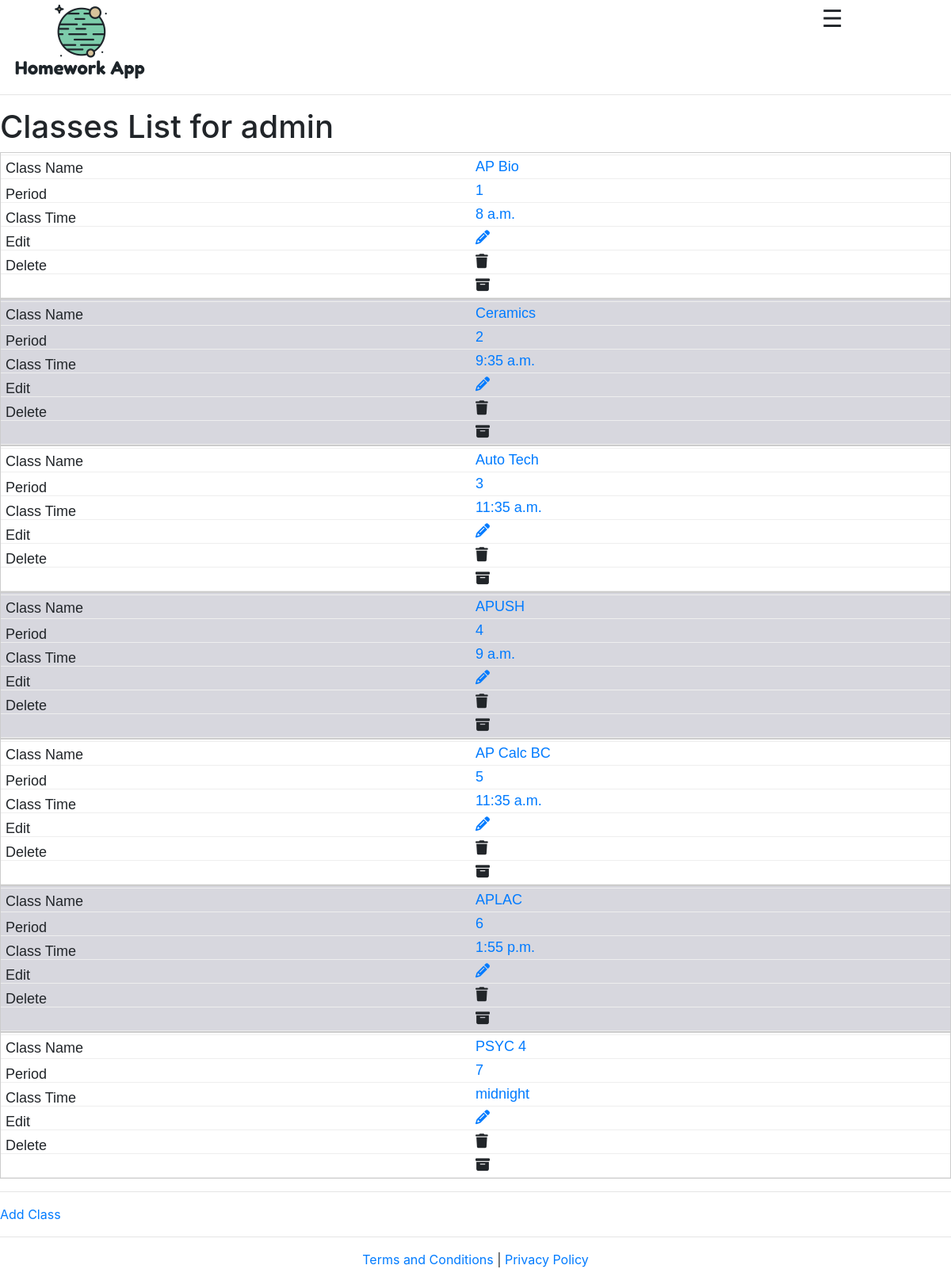
Page /classes (signed in) on the committed database.
### hwapp/models.py (models this page shows, shortened)
class User(AbstractUser):
    pass

class Class(models.Model):
    class_user = models.ForeignKey(User, on_delete=models.CASCADE, related_name='class_owner')
    class_name = models.CharField(max_length=128)
    period = models.IntegerField(null=True, blank=True,)
    time = models.TimeField(null=True, blank=True)
    ics_link = models.CharField(blank=True, null=True, max_length=512)
    archived = models.BooleanField(blank=False, default=False, null=False)
    external_id = models.CharField(null=True, blank=True,max_length=128)
    external_src = models.CharField(null=True, blank=True,max_length=128)

### hwapp/views.py (the view)
# urls.py: path("classes", views.classes, name="classes"),
@login_required(login_url='/login')
def classes(request):
    classes = Class.objects.filter(class_user=request.user, archived = False).order_by('period')
    return render(request, 'hwapp/classes.html', {
        'classes': classes
    })

### hwapp/templates/hwapp/classes.html (shortened to what this page needs)
{% extends 'hwapp/layout.html' %}
{% block body %}
<h1>
Classes List for {{user.username}}
</h1>
<table class="classes" width='100%'>
    <tbody class="classes">
        {% for class in classes %}
            <tr class="classes" id="row_{{class.id}}">
                <td class='classes' with=5%></td>
                <td class="classes"><a id='class_name_{{class.id}}' data-value={{class.class_name}} href='/?class={{class.id}}&page=1'>
                    {{class.class_name}}
                </a></td>
                <td class="classes"><a href='/?class={{class.id}}&page=1'>
                    {{class.period}}
                </a></td>
                <td class="classes"><a href='/?class={{class.id}}&page=1'>
                    {{class.time}}
                </a></td>
                <td class="classes">
                    <a href='/editclass/{{class.id}}' color="black">
                        <i class="fa-solid fa-pencil" color="black"></i>
                    </a>
                </td>
                <td class="classes">
                    <i class="fa-solid fa-trash" onclick='delete_class({{class.id}})'></i>
                </td>
                <td class="classes">
                    <i class="fas fa-archive" onclick='archive_class({{class.id}})'></i>
                </td>
            </tr>
        {% endfor %}
    </tbody>
</table>
<hr>
<a href='/addclass'>Add Class</a>
{% endblock %}

### hwapp/templates/hwapp/layout.html (shortened to what this page needs)
{% load static %}
{% load has_group %}
<!DOCTYPE html>
<html lang="en">
    <head>
        <link rel="stylesheet" href="https://stackpath.bootstrapcdn.com/bootstrap/4.4.1/css/bootstrap.min.css">
        <link href="{% static 'hwapp/styles.css' %}" rel="stylesheet">
    </head>
    <body>
        <div id="page-container">
        <table>
            <tr>
                <td width=10%>
                    <a href='{% url "index" %}'><img alt='HW App logo' src='/static/hwapp/hwapp logo.png'></a>
                    {% if user.is_authenticated %}
                    <td width='10%' class="mobile_nav" >
                          <span style="font-size:30px;cursor:pointer" onclick="openNav()">&#9776;</span>
                    </td>
                </td>
            {% else %}
                <td width=10% class="nav-item" style="font-weight:bold";>
                    <a class="nav-link" href="{% url 'login' %}" style="font-weight:bold";>Log In</a>
                </td>
            {% endif %}
                <td width=20%>
                </td>
            </tr>
        </table>
        <hr>
        <div id="content-wrap">
        {% block body %}
        {% endblock %}
    </div>
        <div id="footer" style='text-align:center;margin:auto' >
            <hr>
            <a href="{% url 'terms' %}">Terms and Conditions</a> | <a href="{% url 'privacy' %}">Privacy Policy</a>
        </div>
    </div>
    </body>
        <link rel="stylesheet" href="https://cdnjs.cloudflare.com/ajax/libs/tempusdominus-bootstrap-4/5.39.0/css/tempusdominus-bootstrap-4.min.css" /></script>
</html>

### hwapp/static/hwapp/styles.css (style rules this page uses)
@media only screen and (max-width: 760px),
(min-device-width: 0px) and (max-device-width: 1024px) { table.classes, thead.classes, tbody.classes, th.classes, td.classes, tr.classes { display: block } }
@media only screen and (max-width: 760px),
(min-device-width: 0px) and (max-device-width: 1024px) { tr.classes { border: 1px solid #ccc } }
@media only screen and (max-width: 760px),
(min-device-width: 0px) and (max-device-width: 1024px) { td.classes { border: none; border-bottom: 1px solid #eee; position: relative; padding-left: 50%; } }
@media only screen and (max-width: 760px),
(min-device-width: 0px) and (max-device-width: 1024px) { td.classes:before { position: absolute; top: 6px; left: 6px; width: 45%; padding-right: 10px; white-space: nowrap; } }
@media only screen and (max-width: 760px),
(min-device-width: 0px) and (max-device-width: 1024px) { td.classes:nth-of-type(1):before { content: "Class Name"; } }
@media only screen and (max-width: 760px),
(min-device-width: 0px) and (max-device-width: 1024px) { td.classes:nth-of-type(3):before { content: "Period"; } }
@media only screen and (max-width: 760px),
(min-device-width: 0px) and (max-device-width: 1024px) { td.classes:nth-of-type(4):before { content: "Class Time"; } }
@media only screen and (max-width: 760px),
(min-device-width: 0px) and (max-device-width: 1024px) { td.classes:nth-of-type(5):before { content: "Edit"; } }
@media only screen and (max-width: 760px),
(min-device-width: 0px) and (max-device-width: 1024px) { td.classes:nth-of-type(6):before { content: "Delete"; } }
table tr td { font-size: 18px; font-family: sans-serif; }
.mobile_nav { display:none; }
@media only screen and (max-width: 760px),
(min-device-width: 0px) and (max-device-width: 1024px) { .mobile_nav { margin-left: 110%; display:block; } }
* { -webkit-box-sizing:border-box;box-sizing:border-box }
body { padding:0;margin:0 }
tr:nth-child(even) { background-color: rgb(215, 215, 222); }
tr:nth-child(odd) { background-color: white; }

### hwapp/templates/hwapp/layout.html (style rules this page uses)
#page-container { position: relative; min-height: 100vh; }
#content-wrap { padding-bottom: 2.5rem; }
#footer { position: absolute; bottom: 0; width: 100%; height: 2.5rem; }

### rows in the picture
User: username "admin"
Class: class_name "AP Bio", period "1", time "8 a.m."
Class: class_name "Ceramics", period "2", time "9:35 a.m."
Class: class_name "Auto Tech", period "3", time "11:35 a.m."
Class: class_name "APUSH", period "4", time "9 a.m."
Class: class_name "AP Calc BC", period "5", time "11:35 a.m."
Class: class_name "APLAC", period "6", time "1:55 p.m."
Class: class_name "PSYC 4", period "7", time "midnight"
